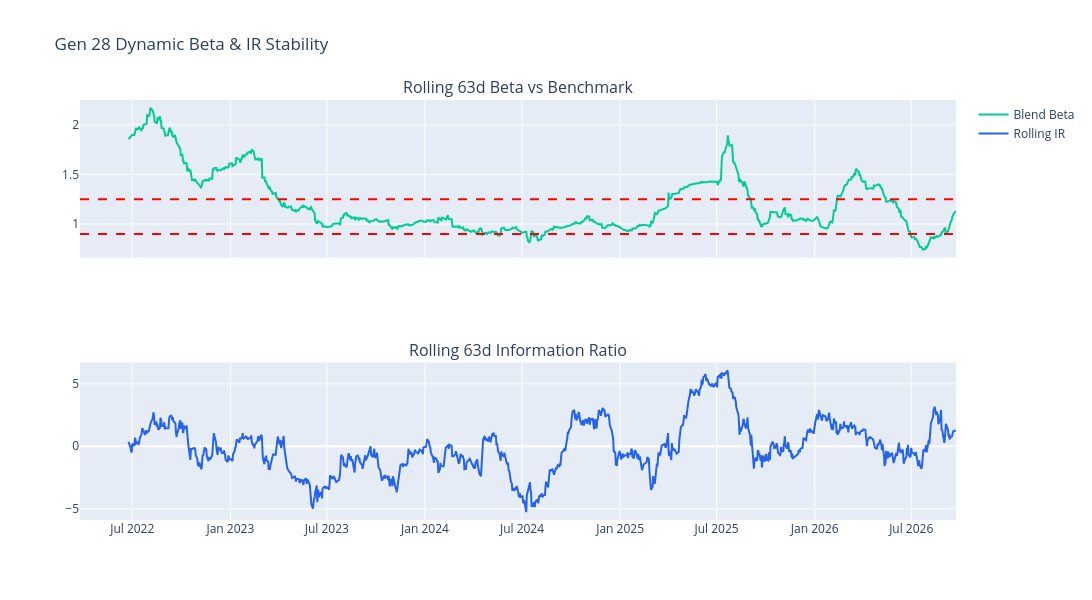

Write notebook code for a chart like this one.
### Code cell
# Drop into a new cell after CELL 5 to monitor dynamic beta drift:
window = 63  # 1 quarter rolling
df_b = constituent_blotters[SEEDS[0]]  # or df_ex_post
ret_p = df_ex_post["net_daily_simple_ret"]
ret_bm = df_ex_post["bm_daily_simple_ret"]

cov = ret_p.rolling(window).cov(ret_bm)
var_bm = ret_bm.rolling(window).var()
rolling_beta = cov / var_bm
spread = ret_p - ret_bm
rolling_ir = (spread.rolling(window).mean() / spread.rolling(window).std()) * np.sqrt(
    252
)

fig_beta = make_subplots(
    rows=2,
    cols=1,
    shared_xaxes=True,
    subplot_titles=("Rolling 63d Beta vs Benchmark", "Rolling 63d Information Ratio"),
)
fig_beta.add_trace(
    go.Scatter(
        x=df_ex_post["date"],
        y=rolling_beta,
        name="Blend Beta",
        line=dict(color="#00CC96", width=2),
    ),
    row=1,
    col=1,
)
fig_beta.add_hline(y=1.25, line_dash="dash", line_color="red", row=1, col=1)
fig_beta.add_hline(y=0.90, line_dash="dash", line_color="red", row=1, col=1)
fig_beta.add_trace(
    go.Scatter(
        x=df_ex_post["date"],
        y=rolling_ir,
        name="Rolling IR",
        line=dict(color="#2563EB", width=2),
    ),
    row=2,
    col=1,
)
fig_beta.update_layout(
    height=600, width=1280, title=f"Gen {GEN} Dynamic Beta & IR Stability"
)
fig_beta.show()

### Figure 1 — Plotly figure (JSON) as saved in the notebook; plotly's stock layout.template omitted (floating-point values rounded to 4 significant figures; data arrays with more than 128 entries replaced by an {"elided": "..."} marker saying what was removed)
{"data": [{"line": {"color": "#00CC96", "width": 2}, "name": "Blend Beta", "type": "scatter", "x": {"elided": "1120 str values"}, "xaxis": "x", "y": {"elided": "1120 float values"}, "yaxis": "y"}, {"line": {"color": "#2563EB", "width": 2}, "name": "Rolling IR", "type": "scatter", "x": {"elided": "1120 str values"}, "xaxis": "x2", "y": {"elided": "1120 float values"}, "yaxis": "y2"}], "layout": {"annotations": [{"font": {"size": 16}, "showarrow": false, "text": "Rolling 63d Beta vs Benchmark", "x": 0.5, "xanchor": "center", "xref": "paper", "y": 1, "yanchor": "bottom", "yref": "paper"}, {"font": {"size": 16}, "showarrow": false, "text": "Rolling 63d Information Ratio", "x": 0.5, "xanchor": "center", "xref": "paper", "y": 0.375, "yanchor": "bottom", "yref": "paper"}], "height": 600, "shapes": [{"line": {"color": "red", "dash": "dash"}, "type": "line", "x0": 0, "x1": 1, "xref": "x domain", "y0": 1.25, "y1": 1.25, "yref": "y"}, {"line": {"color": "red", "dash": "dash"}, "type": "line", "x0": 0, "x1": 1, "xref": "x domain", "y0": 0.9, "y1": 0.9, "yref": "y"}], "title": {"text": "Gen 28 Dynamic Beta & IR Stability"}, "width": 1280, "xaxis": {"anchor": "y", "domain": [0, 1], "matches": "x2", "showticklabels": false}, "xaxis2": {"anchor": "y2", "domain": [0, 1]}, "yaxis": {"anchor": "x", "domain": [0.625, 1]}, "yaxis2": {"anchor": "x2", "domain": [0, 0.375]}}}
